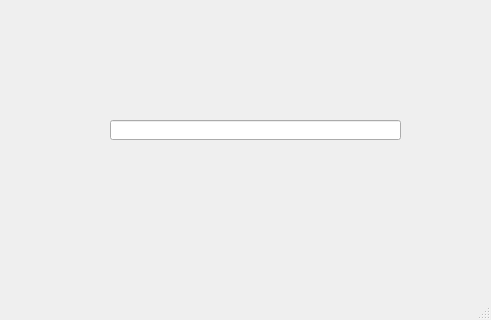
<?xml version="1.0" encoding="UTF-8"?>
<ui version="4.0">
 <class>MainWindow</class>
 <widget class="QMainWindow" name="MainWindow">
  <property name="geometry">
   <rect>
    <x>0</x>
    <y>0</y>
    <width>491</width>
    <height>320</height>
   </rect>
  </property>
  <property name="windowTitle">
   <string>MainWindow</string>
  </property>
  <widget class="QWidget" name="centralwidget">
   <widget class="QLineEdit" name="lineEdit">
    <property name="geometry">
     <rect>
      <x>110</x>
      <y>120</y>
      <width>291</width>
      <height>20</height>
     </rect>
    </property>
    <property name="echoMode">
     <enum>QLineEdit::Password</enum>
    </property>
   </widget>
  </widget>
  <widget class="QMenuBar" name="menubar">
   <property name="geometry">
    <rect>
     <x>0</x>
     <y>0</y>
     <width>491</width>
     <height>21</height>
    </rect>
   </property>
  </widget>
  <widget class="QStatusBar" name="statusbar"/>
 </widget>
 <resources/>
 <connections/>
</ui>
